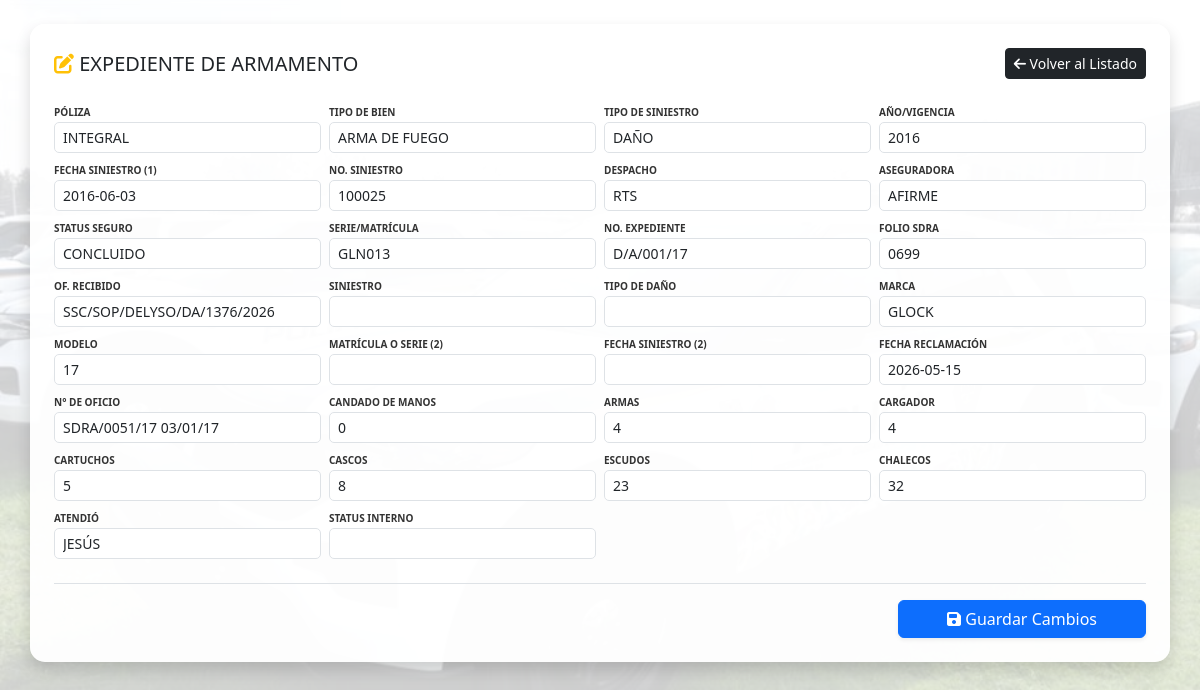
Screenshot of /modulos/armas/guardar.php?id=6138 with the database file from the repository.
### tables this page shows
CREATE TABLE `inventario_armas` (
  `id` int NOT NULL AUTO_INCREMENT,
  `poliza` text,
  `tipo_bien` text,
  `tipo_siniestro` text,
  `anio_vigencia` year DEFAULT NULL,
  `fecha_siniestro_1` date DEFAULT NULL,
  `no_siniestro` text,
  `despacho` text,
  `aseguradora` text,
  `status_seguro` text,
  `no_expediente` text,
  `tipo_dano` text,
  `fecha_reclamacion` date DEFAULT NULL,
  `mes_reclamacion` varchar(50) DEFAULT NULL,
  `marca` text,
  `modelo` text,
  `serie_matricula_1` text,
  `status_tramite` varchar(255) DEFAULT NULL,
  `status_interno` text,
  `siniestro_detalle` text,
  `importe_convenio` decimal(15,2) DEFAULT '0.00',
  `tipo_pago` varchar(100) DEFAULT NULL,
  `comprobante_pago` text,
  `fecha_acuse` date DEFAULT NULL,
  `dias_transcurridos` int DEFAULT NULL,
  `folio_sdra` text,
  `of_recibido` text,
  `no_oficio` text,
  `bienes_diversos` text,
  `candado_manos` int DEFAULT '0',
  `armas` int DEFAULT '0',
  `cargador` int DEFAULT '0',
  `cartuchos` int DEFAULT '0',
  `cascos` int DEFAULT '0',
  `escudos` int DEFAULT '0',
  `chalecos` int DEFAULT '0',
  `atendio` text,
  `digitalizado` varchar(10) DEFAULT 'NO',
  `observaciones_grales` text,
  `matricula_o_serie_2` text,
  `fecha_siniestro_2` date DEFAULT NULL,
  PRIMARY KEY (`id`)
);

### modulos/armas/guardar.php (the view, shortened to what this page needs)
<?php
require_once "../../config/conexion.php";
$id = $_GET['id'] ?? null;
$registro = [];
if ($id) {
    $stmt = $pdo->prepare("SELECT * FROM inventario_armas WHERE id = ?");
    $stmt->execute([$id]);
    $registro = $stmt->fetch(PDO::FETCH_ASSOC);
}
?>
<!DOCTYPE html>
<html lang="es">
<head>
    <link href="https://cdn.jsdelivr.net/npm/bootstrap@5.3.0/dist/css/bootstrap.min.css" rel="stylesheet">
    <link rel="stylesheet" href="https://cdnjs.cloudflare.com/ajax/libs/font-awesome/6.4.0/css/all.min.css">
</head>
<body class="p-4">
<div class="container card-custom shadow p-4">
    <div class="d-flex justify-content-between align-items-center mb-4">
        <h5 class="mb-0"><i class="fas fa-edit text-warning"></i> EXPEDIENTE DE ARMAMENTO</h5>
        <a href="index.php" class="btn btn-dark btn-sm"><i class="fas fa-arrow-left"></i> Volver al Listado</a>
    </div>
    <form action="guardar.php" method="POST">
        <div class="row g-2">
            <?php
            $campos = [
                'poliza' => 'Póliza', 'tipo_bien' => 'Tipo de Bien', 'tipo_siniestro' => 'Tipo de Siniestro',
                'anio_vigencia' => 'Año/Vigencia', 'fecha_siniestro_1' => 'Fecha Siniestro (1)', 'no_siniestro' => 'No. Siniestro',
                'despacho' => 'Despacho', 'aseguradora' => 'Aseguradora', 'status_seguro' => 'Status Seguro',
                'serie_matricula_1' => 'Serie/Matrícula', 'no_expediente' => 'No. Expediente', 'folio_sdra' => 'Folio SDRA',
                'of_recibido' => 'Of. Recibido', 'siniestro_detalle' => 'Siniestro', 'tipo_dano' => 'Tipo de Daño',
                'marca' => 'Marca', 'modelo' => 'Modelo', 'matricula_o_serie_2' => 'Matrícula o Serie (2)',
                'fecha_siniestro_2' => 'Fecha Siniestro (2)', 'fecha_reclamacion' => 'Fecha Reclamación', 'no_oficio' => 'N° de Oficio',
                'candado_manos' => 'Candado de Manos', 'armas' => 'Armas', 'cargador' => 'Cargador',
                'cartuchos' => 'Cartuchos', 'cascos' => 'Cascos', 'escudos' => 'Escudos',
                'chalecos' => 'Chalecos', 'atendio' => 'Atendió', 'status_interno' => 'Status Interno'
            ];
            foreach ($campos as $name => $label): ?>
                <div class="col-md-3">
                    <label class="form-label"><?= $label ?></label>
                    <input type="text" name="<?= $name ?>" class="form-control form-control-sm"
                           value="<?= htmlspecialchars($registro[$name] ?? '') ?>">
                </div>
            <?php endforeach; ?>
        </div>
        <div class="mt-4 pt-3 border-top text-end">
            <button type="submit" class="btn btn-primary px-5 shadow-sm">
                <i class="fas fa-save"></i> Guardar Cambios
            </button>
        </div>
    </form>
</div>
</body>
</html>

### rows the page displays
inventario_armas: poliza "INTEGRAL", tipo_bien "ARMA DE FUEGO", tipo_siniestro "DAÑO", anio_vigencia "2016", fecha_siniestro_1 "2016-06-03", no_siniestro "100025", despacho "RTS", aseguradora "AFIRME", status_seguro "CONCLUIDO", serie_matricula_1 "GLN013", no_expediente "D/A/001/17", folio_sdra "0699", of_recibido "SSC/SOP/DELYSO/DA/1376/2026", marca "GLOCK", modelo "17", fecha_reclamacion "2026-05-15", no_oficio "SDRA/0051/17 03/01/17", candado_manos "0", armas "4", cargador "4", cartuchos "5", cascos "8", escudos "23", chalecos "32", atendio "JESÚS"

### other values shown
$label "PÓLIZA"
$label "TIPO DE BIEN"
$label "TIPO DE SINIESTRO"
$label "AÑO/VIGENCIA"
$label "FECHA SINIESTRO (1)"
$label "NO. SINIESTRO"
$label "DESPACHO"
$label "ASEGURADORA"
$label "STATUS SEGURO"
$label "SERIE/MATRÍCULA"
$label "NO. EXPEDIENTE"
$label "FOLIO SDRA"
$label "OF. RECIBIDO"
$label "SINIESTRO"
$label "TIPO DE DAÑO"
